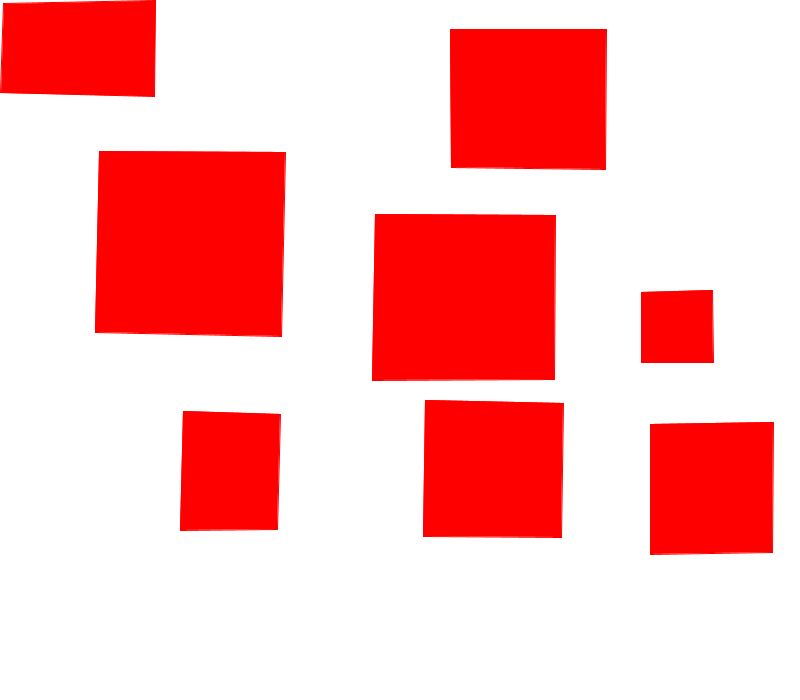
Frame 1 (no input)
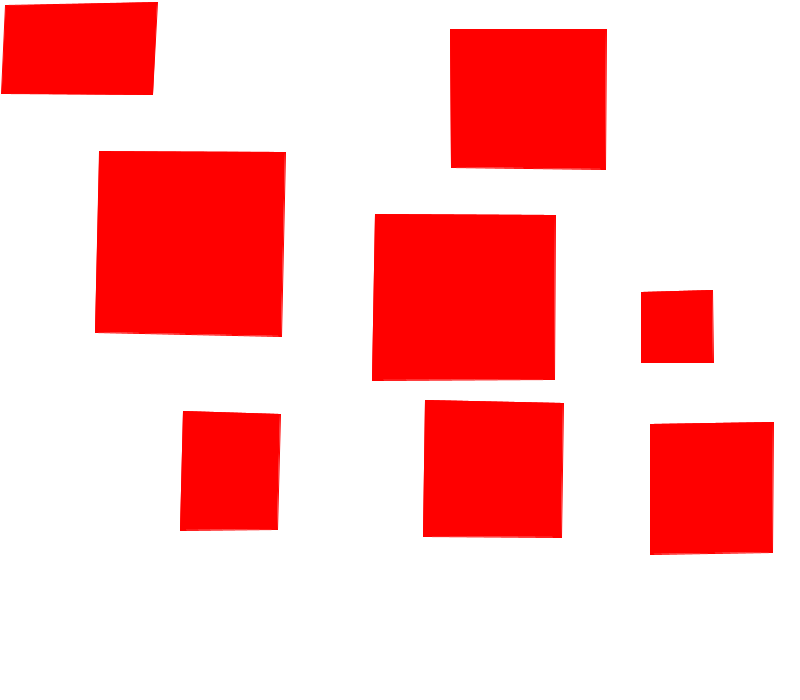
Frame 60 (the mouse pressed at the canvas centre just before this capture)
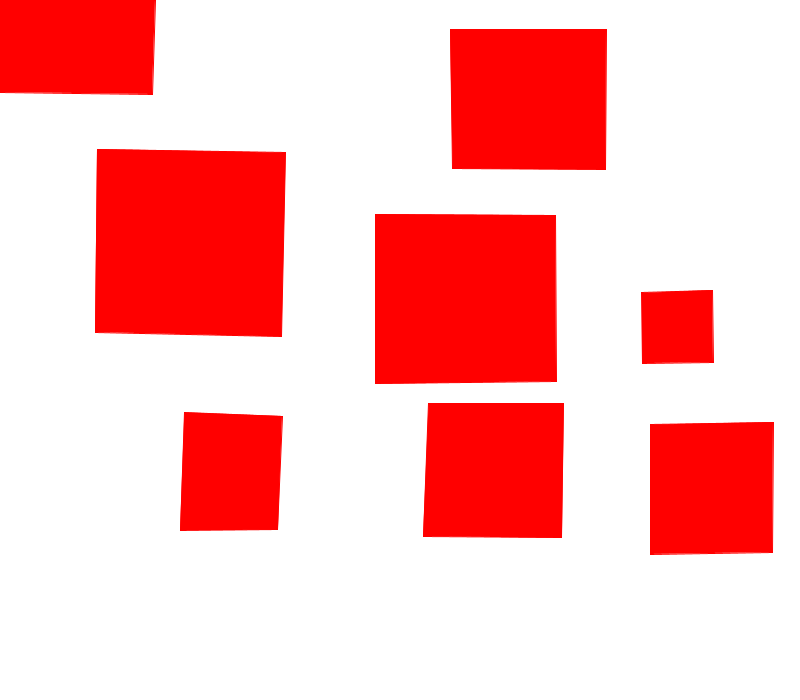
Frame 120 (the mouse held since frame 60 and released just before this capture)

The Processing sketch that drew these frames (run headless with seeded random() and noise(); from frame 60 on, the mouse is pressed at the canvas centre):

// Processing sketch: processing_41350
// ── processing_41350.pde

void setup() {
  size(800, 700);
  smooth();
}

void draw() {
  background(255);
  drawQuad(0, 0, 155, 0, 152, 94, 0, 92);
  drawQuad(450, 29, 606, 29, 605, 169, 451, 167);
   drawQuad(97, 149, 285, 152, 281, 336, 95, 332);
   drawQuad(375, 214, 555, 215, 554, 379, 372, 380);
   drawQuad(641, 292, 712, 290, 713, 362, 641, 362);
   drawQuad(425, 400, 563, 403, 561, 537, 423, 536);
   drawQuad(183, 411, 280, 414, 277, 529, 180, 530);
   drawQuad(650, 424, 773, 422, 772, 552, 650, 554);
}

void drawQuad(int x1, int y1, int x2, int y2, int x3, int y3, int x4, int y4) {

  float rUL = detectRandom(x1, y1);
  float rUR = detectRandom(x2, y2);
  float rLR = detectRandom(x3, y3);
  float rLL = detectRandom(x4, y4);

  //build quad
  fill(255,0,0);
  stroke(255, 0, 0);
  quad(x1+rUL, y1+rUL, x2+rUR, y2+rUR, x3+rLR, y3+rLR, x4+rLL, y4+rLL);
  //quad(x1+rUL, y1+rUL, x2, y2, x3, y3, x4, y4);
}

float detectRandom(float x, float y)
{
  float distance = dist(x,y, mouseX, mouseY);
  float displace = 0;
  if (distance < 300)
    displace = random((300 - distance) / 50);
   return displace;
}
